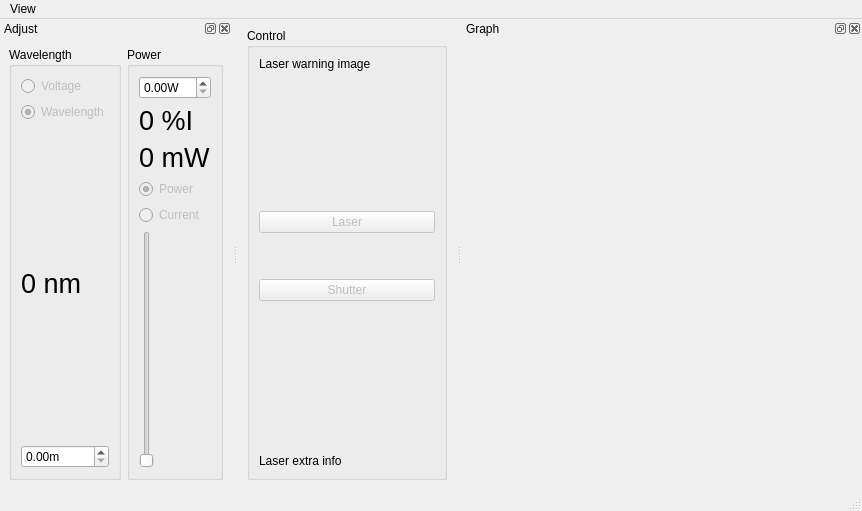
<?xml version="1.0" encoding="UTF-8"?>
<ui version="4.0">
 <class>MainWindow</class>
 <widget class="QMainWindow" name="MainWindow">
  <property name="geometry">
   <rect>
    <x>0</x>
    <y>0</y>
    <width>835</width>
    <height>511</height>
   </rect>
  </property>
  <property name="windowTitle">
   <string>Qudi: Tunable Laser</string>
  </property>
  <widget class="QWidget" name="centralwidget">
   <layout class="QHBoxLayout" name="horizontalLayout">
    <item>
     <widget class="QGroupBox" name="groupBox">
      <property name="sizePolicy">
       <sizepolicy hsizetype="Fixed" vsizetype="Preferred">
        <horstretch>0</horstretch>
        <verstretch>0</verstretch>
       </sizepolicy>
      </property>
      <property name="minimumSize">
       <size>
        <width>200</width>
        <height>0</height>
       </size>
      </property>
      <property name="baseSize">
       <size>
        <width>200</width>
        <height>0</height>
       </size>
      </property>
      <property name="title">
       <string>Control</string>
      </property>
      <layout class="QVBoxLayout" name="verticalLayout">
       <item>
        <widget class="QLabel" name="warningLabel">
         <property name="text">
          <string>Laser warning image</string>
         </property>
        </widget>
       </item>
       <item>
        <spacer name="verticalSpacer">
         <property name="orientation">
          <enum>Qt::Vertical</enum>
         </property>
         <property name="sizeType">
          <enum>QSizePolicy::Expanding</enum>
         </property>
         <property name="sizeHint" stdset="0">
          <size>
           <width>20</width>
           <height>30</height>
          </size>
         </property>
        </spacer>
       </item>
       <item>
        <widget class="QPushButton" name="laserButton">
         <property name="enabled">
          <bool>false</bool>
         </property>
         <property name="sizePolicy">
          <sizepolicy hsizetype="Preferred" vsizetype="Fixed">
           <horstretch>0</horstretch>
           <verstretch>0</verstretch>
          </sizepolicy>
         </property>
         <property name="text">
          <string>Laser</string>
         </property>
         <property name="checkable">
          <bool>true</bool>
         </property>
        </widget>
       </item>
       <item>
        <spacer name="verticalSpacer_2">
         <property name="orientation">
          <enum>Qt::Vertical</enum>
         </property>
         <property name="sizeType">
          <enum>QSizePolicy::Fixed</enum>
         </property>
         <property name="sizeHint" stdset="0">
          <size>
           <width>20</width>
           <height>40</height>
          </size>
         </property>
        </spacer>
       </item>
       <item>
        <widget class="QPushButton" name="shutterButton">
         <property name="enabled">
          <bool>false</bool>
         </property>
         <property name="sizePolicy">
          <sizepolicy hsizetype="Preferred" vsizetype="Fixed">
           <horstretch>0</horstretch>
           <verstretch>0</verstretch>
          </sizepolicy>
         </property>
         <property name="text">
          <string>Shutter</string>
         </property>
         <property name="checkable">
          <bool>true</bool>
         </property>
        </widget>
       </item>
       <item>
        <spacer name="verticalSpacer_3">
         <property name="orientation">
          <enum>Qt::Vertical</enum>
         </property>
         <property name="sizeType">
          <enum>QSizePolicy::Expanding</enum>
         </property>
         <property name="sizeHint" stdset="0">
          <size>
           <width>20</width>
           <height>147</height>
          </size>
         </property>
        </spacer>
       </item>
       <item>
        <widget class="QLabel" name="extraLabel">
         <property name="baseSize">
          <size>
           <width>0</width>
           <height>0</height>
          </size>
         </property>
         <property name="text">
          <string>Laser extra info</string>
         </property>
         <property name="wordWrap">
          <bool>true</bool>
         </property>
         <property name="textInteractionFlags">
          <set>Qt::LinksAccessibleByMouse|Qt::TextSelectableByMouse</set>
         </property>
        </widget>
       </item>
      </layout>
     </widget>
    </item>
   </layout>
  </widget>
  <widget class="QMenuBar" name="menubar">
   <property name="geometry">
    <rect>
     <x>0</x>
     <y>0</y>
     <width>835</width>
     <height>21</height>
    </rect>
   </property>
   <widget class="QMenu" name="menuMenu">
    <property name="title">
     <string>View</string>
    </property>
    <addaction name="actionShow_Graph"/>
    <addaction name="actionShow_Controls"/>
    <addaction name="actionReset_View"/>
    <addaction name="actionClose"/>
   </widget>
   <addaction name="menuMenu"/>
  </widget>
  <widget class="QStatusBar" name="statusbar"/>
  <widget class="QDockWidget" name="adjustDockWidget">
   <property name="windowTitle">
    <string>Adjust</string>
   </property>
   <attribute name="dockWidgetArea">
    <number>1</number>
   </attribute>
   <widget class="QWidget" name="dockWidgetContents_2">
    <layout class="QHBoxLayout" name="horizontalLayout_2">
     <item>
      <widget class="QGroupBox" name="groupBox_3">
       <property name="title">
        <string>Wavelength</string>
       </property>
       <layout class="QVBoxLayout" name="verticalLayout_3">
        <item>
         <widget class="QRadioButton" name="voltageRadioButton">
          <property name="enabled">
           <bool>false</bool>
          </property>
          <property name="text">
           <string>Voltage</string>
          </property>
          <attribute name="buttonGroup">
           <string notr="true">wavelengthControlModeButtonGroup</string>
          </attribute>
         </widget>
        </item>
        <item>
         <widget class="QRadioButton" name="wavelengthRadioButton">
          <property name="enabled">
           <bool>false</bool>
          </property>
          <property name="text">
           <string>Wavelength</string>
          </property>
          <property name="checked">
           <bool>true</bool>
          </property>
          <attribute name="buttonGroup">
           <string notr="true">wavelengthControlModeButtonGroup</string>
          </attribute>
         </widget>
        </item>
        <item>
         <widget class="QLabel" name="wavelengthLabel">
          <property name="font">
           <font>
            <pointsize>20</pointsize>
           </font>
          </property>
          <property name="text">
           <string>0 nm</string>
          </property>
         </widget>
        </item>
        <item>
         <widget class="ScienDSpinBox" name="setValueWavelengthSpinBox">
          <property name="suffix">
           <string>m</string>
          </property>
         </widget>
        </item>
       </layout>
      </widget>
     </item>
     <item>
      <widget class="QGroupBox" name="groupBox_2">
       <property name="autoFillBackground">
        <bool>false</bool>
       </property>
       <property name="title">
        <string>Power</string>
       </property>
       <property name="flat">
        <bool>false</bool>
       </property>
       <property name="checkable">
        <bool>false</bool>
       </property>
       <layout class="QVBoxLayout" name="verticalLayout_2">
        <item>
         <widget class="ScienDSpinBox" name="setValueDoubleSpinBox">
          <property name="suffix">
           <string>W</string>
          </property>
         </widget>
        </item>
        <item>
         <widget class="QLabel" name="currentLabel">
          <property name="font">
           <font>
            <pointsize>20</pointsize>
           </font>
          </property>
          <property name="text">
           <string>0 %I</string>
          </property>
         </widget>
        </item>
        <item>
         <widget class="QLabel" name="powerLabel">
          <property name="font">
           <font>
            <pointsize>20</pointsize>
           </font>
          </property>
          <property name="text">
           <string>0 mW</string>
          </property>
         </widget>
        </item>
        <item>
         <widget class="QRadioButton" name="powerRadioButton">
          <property name="enabled">
           <bool>false</bool>
          </property>
          <property name="text">
           <string>Power</string>
          </property>
          <property name="checked">
           <bool>true</bool>
          </property>
          <attribute name="buttonGroup">
           <string notr="true">powerControlModeButtonGroup</string>
          </attribute>
         </widget>
        </item>
        <item>
         <widget class="QRadioButton" name="currentRadioButton">
          <property name="enabled">
           <bool>false</bool>
          </property>
          <property name="text">
           <string>Current</string>
          </property>
          <attribute name="buttonGroup">
           <string notr="true">powerControlModeButtonGroup</string>
          </attribute>
         </widget>
        </item>
        <item>
         <widget class="QSlider" name="setValueVerticalSlider">
          <property name="maximum">
           <number>100</number>
          </property>
          <property name="orientation">
           <enum>Qt::Vertical</enum>
          </property>
         </widget>
        </item>
       </layout>
      </widget>
     </item>
    </layout>
   </widget>
  </widget>
  <widget class="QDockWidget" name="plotDockWidget">
   <property name="sizePolicy">
    <sizepolicy hsizetype="Expanding" vsizetype="Preferred">
     <horstretch>1</horstretch>
     <verstretch>0</verstretch>
    </sizepolicy>
   </property>
   <property name="minimumSize">
    <size>
     <width>400</width>
     <height>50</height>
    </size>
   </property>
   <property name="baseSize">
    <size>
     <width>400</width>
     <height>0</height>
    </size>
   </property>
   <property name="windowTitle">
    <string>Graph</string>
   </property>
   <attribute name="dockWidgetArea">
    <number>2</number>
   </attribute>
   <widget class="QWidget" name="pwContainer">
    <property name="sizePolicy">
     <sizepolicy hsizetype="Expanding" vsizetype="Preferred">
      <horstretch>0</horstretch>
      <verstretch>0</verstretch>
     </sizepolicy>
    </property>
    <layout class="QGridLayout" name="gridLayout_3"/>
   </widget>
  </widget>
  <action name="actionClose">
   <property name="icon">
    <iconset>
     <normaloff>../../artwork/icons/oxygen/22x22/application-exit.png</normaloff>../../artwork/icons/oxygen/22x22/application-exit.png</iconset>
   </property>
   <property name="text">
    <string>Close</string>
   </property>
  </action>
  <action name="actionShow_Graph">
   <property name="checkable">
    <bool>true</bool>
   </property>
   <property name="checked">
    <bool>true</bool>
   </property>
   <property name="text">
    <string>Show Graph</string>
   </property>
  </action>
  <action name="actionShow_Controls">
   <property name="checkable">
    <bool>true</bool>
   </property>
   <property name="checked">
    <bool>true</bool>
   </property>
   <property name="text">
    <string>Show Controls</string>
   </property>
  </action>
  <action name="actionReset_View">
   <property name="text">
    <string>Reset View</string>
   </property>
  </action>
 </widget>
 <customwidgets>
  <customwidget>
   <class>ScienDSpinBox</class>
   <extends>QDoubleSpinBox</extends>
   <header>qtwidgets.scientific_spinbox.h</header>
  </customwidget>
 </customwidgets>
 <resources/>
 <connections>
  <connection>
   <sender>actionClose</sender>
   <signal>triggered()</signal>
   <receiver>MainWindow</receiver>
   <slot>close()</slot>
   <hints>
    <hint type="sourcelabel">
     <x>-1</x>
     <y>-1</y>
    </hint>
    <hint type="destinationlabel">
     <x>263</x>
     <y>299</y>
    </hint>
   </hints>
  </connection>
  <connection>
   <sender>actionShow_Graph</sender>
   <signal>toggled(bool)</signal>
   <receiver>plotDockWidget</receiver>
   <slot>setVisible(bool)</slot>
   <hints>
    <hint type="sourcelabel">
     <x>-1</x>
     <y>-1</y>
    </hint>
    <hint type="destinationlabel">
     <x>578</x>
     <y>300</y>
    </hint>
   </hints>
  </connection>
  <connection>
   <sender>actionShow_Controls</sender>
   <signal>toggled(bool)</signal>
   <receiver>adjustDockWidget</receiver>
   <slot>setVisible(bool)</slot>
   <hints>
    <hint type="sourcelabel">
     <x>-1</x>
     <y>-1</y>
    </hint>
    <hint type="destinationlabel">
     <x>51</x>
     <y>300</y>
    </hint>
   </hints>
  </connection>
 </connections>
 <buttongroups>
  <buttongroup name="powerControlModeButtonGroup"/>
  <buttongroup name="wavelengthControlModeButtonGroup"/>
 </buttongroups>
</ui>
